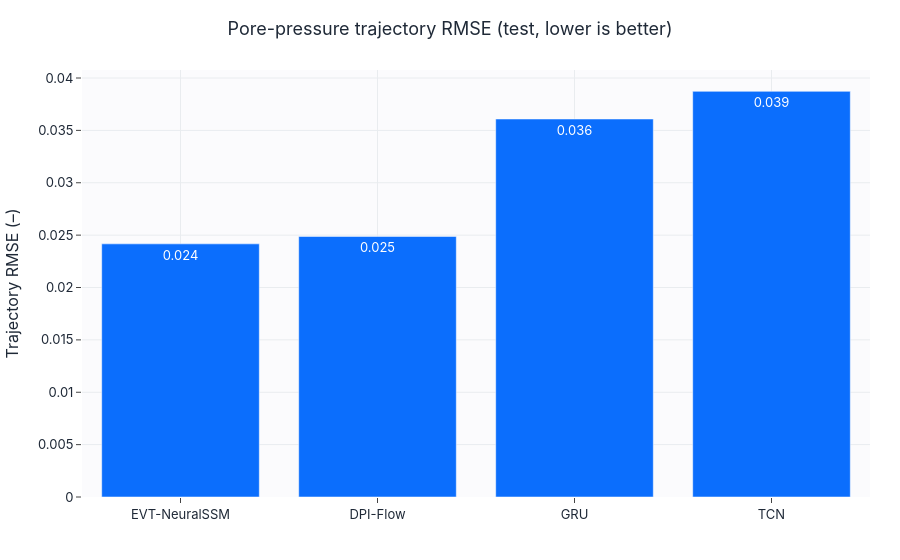
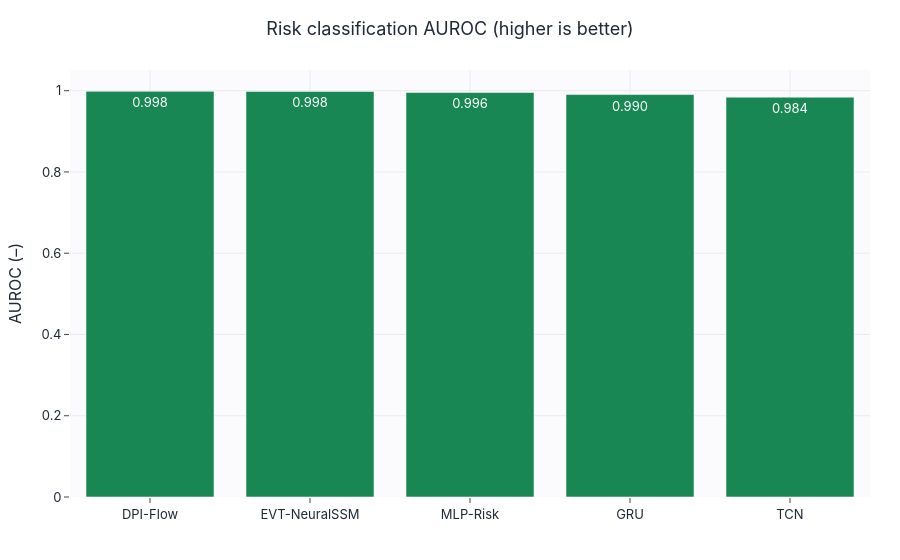
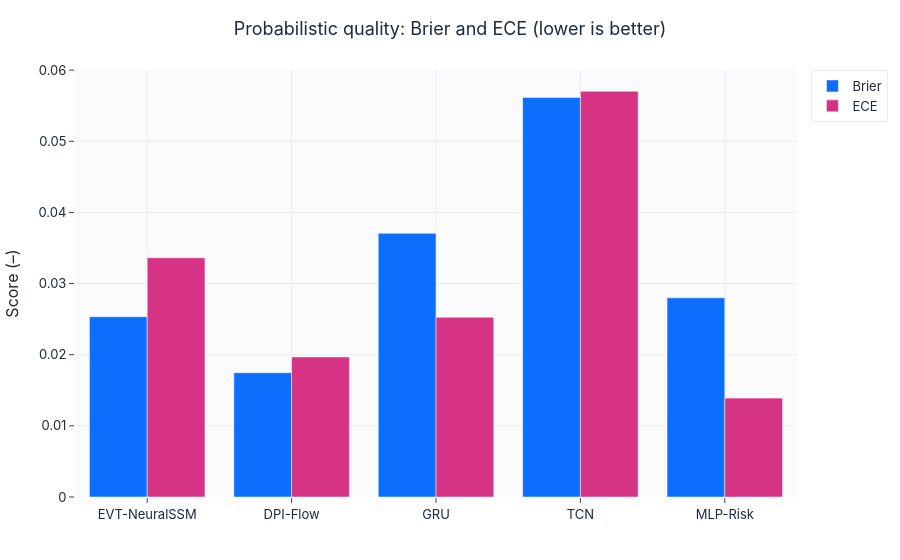

Write notebook code for charts like these, in order.
### Markdown cell above
## Trajectory error and risk classification

### Code cell
traj_df = leaderboard.dropna(subset=["Traj_RMSE"]).sort_values("Traj_RMSE")
bar(traj_df["model"], traj_df["Traj_RMSE"], title="Pore-pressure trajectory RMSE (test, lower is better)",
    ylabel="Trajectory RMSE (–)", color="#0b6efd", save=SAVE_FIGS, fig_id="3_1_leaderboard_rmse").show()
auc_df = leaderboard.sort_values("AUROC", ascending=False)
bar(auc_df["model"], auc_df["AUROC"], title="Risk classification AUROC (higher is better)",
    ylabel="AUROC (–)", color="#198754", save=SAVE_FIGS, fig_id="3_1_auroc").show()
grouped_bar(leaderboard["model"].tolist(),
            {"Brier": leaderboard["Brier"].tolist(), "ECE": leaderboard["ECE"].tolist()},
            title="Probabilistic quality: Brier and ECE (lower is better)", ylabel="Score (–)",
            save=SAVE_FIGS, fig_id="3_1_brier_ece").show()

### Figure 1 — Plotly figure (JSON) as saved in the notebook; plotly's stock layout.template omitted (floating-point values rounded to 4 significant figures)
{"data": [{"marker": {"color": "#0b6efd"}, "text": ["0.024", "0.025", "0.036", "0.039"], "textposition": "auto", "type": "bar", "x": ["EVT-NeuralSSM", "DPI-Flow", "GRU", "TCN"], "y": [0.02417, 0.02488, 0.03609, 0.03873]}], "layout": {"title": {"text": "Pore-pressure trajectory RMSE (test, lower is better)"}, "xaxis": {"title": {"text": ""}}, "yaxis": {"title": {"text": "Trajectory RMSE (–)"}}}}

### Figure 2 — Plotly figure (JSON) as saved in the notebook; plotly's stock layout.template omitted (floating-point values rounded to 4 significant figures)
{"data": [{"marker": {"color": "#198754"}, "text": ["0.998", "0.998", "0.996", "0.990", "0.984"], "textposition": "auto", "type": "bar", "x": ["DPI-Flow", "EVT-NeuralSSM", "MLP-Risk", "GRU", "TCN"], "y": [0.9983, 0.998, 0.9955, 0.9905, 0.984]}], "layout": {"title": {"text": "Risk classification AUROC (higher is better)"}, "xaxis": {"title": {"text": ""}}, "yaxis": {"title": {"text": "AUROC (–)"}}}}

### Figure 3 — Plotly figure (JSON) as saved in the notebook; plotly's stock layout.template omitted (floating-point values rounded to 4 significant figures)
{"data": [{"marker": {"color": "#0b6efd"}, "name": "Brier", "type": "bar", "x": ["EVT-NeuralSSM", "DPI-Flow", "GRU", "TCN", "MLP-Risk"], "y": [0.02535, 0.01748, 0.03706, 0.05617, 0.028]}, {"marker": {"color": "#d63384"}, "name": "ECE", "type": "bar", "x": ["EVT-NeuralSSM", "DPI-Flow", "GRU", "TCN", "MLP-Risk"], "y": [0.03362, 0.01968, 0.02525, 0.05702, 0.0139]}], "layout": {"barmode": "group", "title": {"text": "Probabilistic quality: Brier and ECE (lower is better)"}, "xaxis": {"title": {"text": ""}}, "yaxis": {"title": {"text": "Score (–)"}}}}
